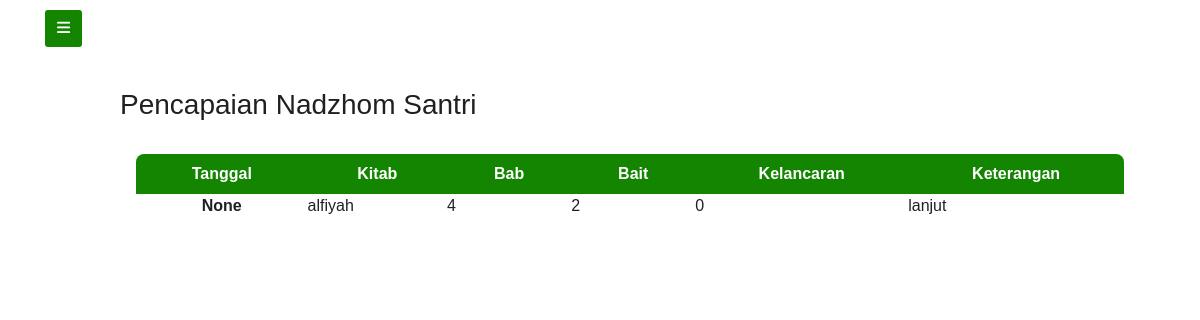
The page /ortu/hasil_nadzom/ on the database its author committed.
### pengajar/models.py (models this page shows)
class Nadzom (models.Model):
    tgl = models.DateField(auto_now=True, blank=False, null=True)
    kitab = models.CharField(default=0, max_length=30)
    bab = models.IntegerField(default=0)
    bait = models.IntegerField(default=0)
    kelancaran = models.CharField(default='', max_length=30)
    pengajar = models.CharField(default=0, max_length=30)
    keterangan = models.CharField(default=0, max_length=30)
    santri = models.ForeignKey(
        adminmodels.Santri, on_delete=models.CASCADE, null=True)

### ortu/views.py (the view)
# urls.py: path('hasil_nadzom/', views.hasil_nadzom),
def hasil_nadzom(req):
    nadzom = models_pengajar.Nadzom.objects.all()
    return render(req, 'ortu/hasil_nadzom.html', {
        'data': nadzom,
    })

### ortu/templates/ortu/hasil_nadzom.html (shortened to what this page needs)
{% extends 'ortu/hasil.html' %}
{% block content %}
<h3>Pencapaian Nadzhom Santri</h3>
<div class="card-body">
    <div class="min-h-screen bg-white py-2">
        <div class="container-fluid">
            <div class=" row d-flex">
                <table class="bg-white divide-y divide-gray-300' style=" border: green;">
                    <thead class="" style="background-color: #138500; color: #FFFFFF;">
                        <tr>
                            <th class="font-semibold text-sm uppercase px-4 py-2 text-center"> Tanggal </th>
                            <th class="font-semibold text-sm uppercase px-4 py-2 text-center"> Kitab </th>
                            <th class="font-semibold text-sm uppercase px-4 py-2 text-center"> Bab </th>
                            <th class="font-semibold text-sm uppercase px-4 py-2 text-center"> Bait </th>
                            <th class="font-semibold text-sm uppercase px-4 py-2 text-center"> Kelancaran </th>
                            <th class="font-semibold text-sm uppercase px-4 py-2 text-center"> Keterangan </th>
                        </tr>
                    </thead>
                    {%for n in data%}
                    <tbody class="divide-y divide-gray-200">
                        <tr>
                            <th scope="row" class="text-center">{{ n.tgl }}</th>
                            <td>{{n.kitab}}</td>
                            <td>{{n.bab}}</td>
                            <td>{{n.bait}}</td>
                            <td>{{n.kelancaran}}</td>
                            <td>{{n.keterangan}}</td>
                        </tr>
                    </tbody>
                    {%endfor%}
                </table>
            </div>
        </div>
    </div>
</div>
{%endblock%}

### ortu/templates/ortu/hasil.html (style rules this page uses)
table tr:first-child th:first-child { border-top-left-radius: 8px; }
table tr:first-child th:last-child { border-top-right-radius: 8px; }
* { margin: 0; padding: 0; user-select: none; box-sizing: border-box; font-family: 'Poppins', sans-serif }
body { background-color: #ffff }

### rows shown on the page
Nadzom: tgl "None", kitab "alfiyah", bab "4", bait "2", kelancaran "0", keterangan "lanjut"
